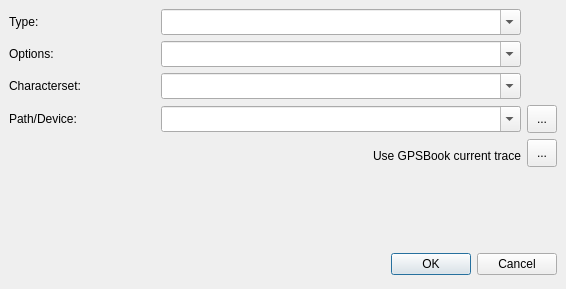
<?xml version="1.0" encoding="UTF-8"?>
<ui version="4.0">
 <author>Christoph Eckert</author>
 <class>IOConfig</class>
 <widget class="QDialog" name="IOConfig">
  <property name="geometry">
   <rect>
    <x>0</x>
    <y>0</y>
    <width>566</width>
    <height>275</height>
   </rect>
  </property>
  <property name="windowTitle">
   <string>Configuration</string>
  </property>
  <property name="modal">
   <bool>true</bool>
  </property>
  <layout class="QGridLayout">
   <property name="margin">
    <number>9</number>
   </property>
   <property name="spacing">
    <number>6</number>
   </property>
   <item row="2" column="0">
    <widget class="QLabel" name="HelpLabel">
     <property name="minimumSize">
      <size>
       <width>256</width>
       <height>64</height>
      </size>
     </property>
     <property name="text">
      <string/>
     </property>
     <property name="wordWrap">
      <bool>true</bool>
     </property>
    </widget>
   </item>
   <item row="0" column="0">
    <layout class="QGridLayout">
     <property name="margin">
      <number>0</number>
     </property>
     <property name="spacing">
      <number>6</number>
     </property>
     <item row="2" column="1">
      <widget class="QComboBox" name="ComboBoxCharSet">
       <property name="minimumSize">
        <size>
         <width>64</width>
         <height>26</height>
        </size>
       </property>
       <property name="toolTip">
        <string/>
       </property>
       <property name="statusTip">
        <string/>
       </property>
       <property name="whatsThis">
        <string/>
       </property>
       <property name="editable">
        <bool>true</bool>
       </property>
      </widget>
     </item>
     <item row="0" column="0">
      <widget class="QLabel" name="LabelType">
       <property name="text">
        <string>Type:</string>
       </property>
      </widget>
     </item>
     <item row="2" column="0">
      <widget class="QLabel" name="LabelCharSet">
       <property name="text">
        <string>Characterset:</string>
       </property>
      </widget>
     </item>
     <item row="3" column="0">
      <widget class="QLabel" name="LabelValue">
       <property name="text">
        <string>Path/Device:</string>
       </property>
      </widget>
     </item>
     <item row="1" column="1">
      <widget class="QComboBox" name="ComboBoxOptions">
       <property name="minimumSize">
        <size>
         <width>64</width>
         <height>26</height>
        </size>
       </property>
       <property name="toolTip">
        <string/>
       </property>
       <property name="statusTip">
        <string/>
       </property>
       <property name="whatsThis">
        <string/>
       </property>
       <property name="editable">
        <bool>true</bool>
       </property>
      </widget>
     </item>
     <item row="1" column="0">
      <widget class="QLabel" name="LabelOptions">
       <property name="text">
        <string>Options:</string>
       </property>
      </widget>
     </item>
     <item row="0" column="1">
      <widget class="QComboBox" name="ComboBoxType">
       <property name="minimumSize">
        <size>
         <width>64</width>
         <height>26</height>
        </size>
       </property>
       <property name="toolTip">
        <string/>
       </property>
       <property name="statusTip">
        <string/>
       </property>
       <property name="whatsThis">
        <string/>
       </property>
       <property name="editable">
        <bool>true</bool>
       </property>
      </widget>
     </item>
     <item row="3" column="1">
      <widget class="QComboBox" name="ComboBoxPath">
       <property name="minimumSize">
        <size>
         <width>360</width>
         <height>26</height>
        </size>
       </property>
       <property name="toolTip">
        <string/>
       </property>
       <property name="statusTip">
        <string/>
       </property>
       <property name="whatsThis">
        <string/>
       </property>
       <property name="editable">
        <bool>true</bool>
       </property>
      </widget>
     </item>
     <item row="3" column="2">
      <widget class="QToolButton" name="BtnSelectFile">
       <property name="sizePolicy">
        <sizepolicy hsizetype="Fixed" vsizetype="Fixed">
         <horstretch>0</horstretch>
         <verstretch>0</verstretch>
        </sizepolicy>
       </property>
       <property name="minimumSize">
        <size>
         <width>30</width>
         <height>28</height>
        </size>
       </property>
       <property name="toolTip">
        <string>Click to select a file from your filesystem</string>
       </property>
       <property name="statusTip">
        <string>Click to select a file from your filesystem</string>
       </property>
       <property name="whatsThis">
        <string>Click to select a file from your filesystem</string>
       </property>
       <property name="text">
        <string>...</string>
       </property>
       <property name="icon">
        <iconset resource="../../../../GPSBook/icons/silk/silk_icons.qrc">
         <normaloff>:/icons/silk/folder_page_white.png</normaloff>:/icons/silk/folder_page_white.png</iconset>
       </property>
      </widget>
     </item>
     <item row="4" column="2">
      <widget class="QToolButton" name="BtnSelectFile_2">
       <property name="minimumSize">
        <size>
         <width>30</width>
         <height>28</height>
        </size>
       </property>
       <property name="toolTip">
        <string>Click to select a file from your filesystem</string>
       </property>
       <property name="statusTip">
        <string>Click to select a file from your filesystem</string>
       </property>
       <property name="whatsThis">
        <string>Click to select a file from your filesystem</string>
       </property>
       <property name="text">
        <string>...</string>
       </property>
       <property name="icon">
        <iconset resource="../../../../GPSBook/icons/silk/silk_icons.qrc">
         <normaloff>:/icons/silk/table_go.png</normaloff>:/icons/silk/table_go.png</iconset>
       </property>
      </widget>
     </item>
     <item row="4" column="1" rowspan="2">
      <widget class="QLabel" name="label">
       <property name="text">
        <string>Use GPSBook current trace</string>
       </property>
       <property name="alignment">
        <set>Qt::AlignRight|Qt::AlignTrailing|Qt::AlignVCenter</set>
       </property>
      </widget>
     </item>
    </layout>
   </item>
   <item row="3" column="0">
    <layout class="QHBoxLayout">
     <property name="spacing">
      <number>6</number>
     </property>
     <property name="margin">
      <number>0</number>
     </property>
     <item>
      <spacer>
       <property name="orientation">
        <enum>Qt::Horizontal</enum>
       </property>
       <property name="sizeHint" stdset="0">
        <size>
         <width>360</width>
         <height>31</height>
        </size>
       </property>
      </spacer>
     </item>
     <item>
      <widget class="QPushButton" name="ButtonOk">
       <property name="text">
        <string>OK</string>
       </property>
      </widget>
     </item>
     <item>
      <widget class="QPushButton" name="ButtonCancel">
       <property name="text">
        <string>Cancel</string>
       </property>
      </widget>
     </item>
    </layout>
   </item>
  </layout>
 </widget>
 <tabstops>
  <tabstop>ComboBoxType</tabstop>
  <tabstop>ComboBoxOptions</tabstop>
  <tabstop>ComboBoxCharSet</tabstop>
  <tabstop>ComboBoxPath</tabstop>
  <tabstop>BtnSelectFile</tabstop>
  <tabstop>ButtonOk</tabstop>
  <tabstop>ButtonCancel</tabstop>
 </tabstops>
 <resources>
  <include location="../../../../GPSBook/icons/silk/silk_icons.qrc"/>
 </resources>
 <connections/>
</ui>
